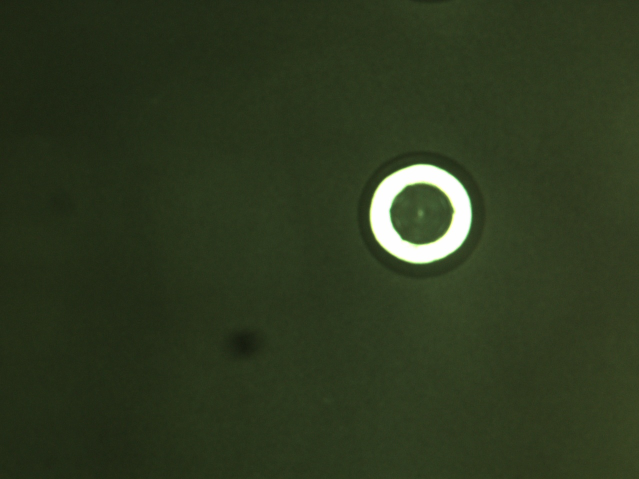
#> input picture RAV/luukhanh91/Desktop/camera_1/camera_1/01.jpg, 1278 x 958 px, given in place of 0009cut.jpg, which was not available (shown at 1/2 size)
$ python 'test_matching_camera .py'   (Python 2 division)
#> lines starting #> are read from the running program, lines starting #| are printed output that depends on the picture; pictures that were not available may be replaced by others from this repository, and a replacement may not be noted
import cv2
import numpy as np
img = cv2.imread("/home/tranthang/Desktop/camera_1/cut_image/0009cut.jpg", cv2.IMREAD_GRAYSCALE)  # queryiamge
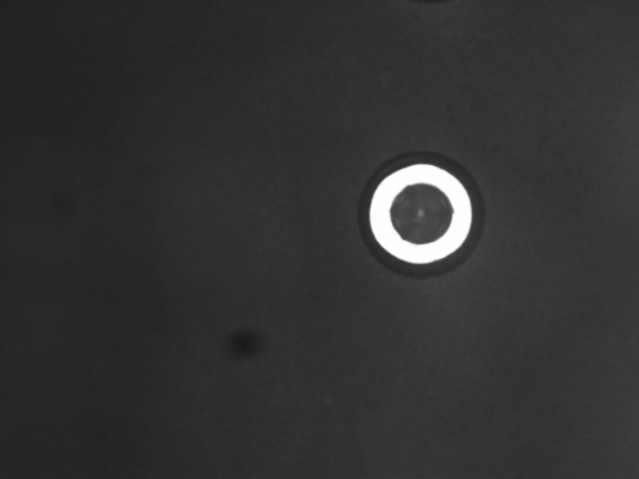
#> img: shape (958, 1278) (shown at 1/2 size); min 22, max 255, mean 50.4
cap = cv2.imread('03.jpg')
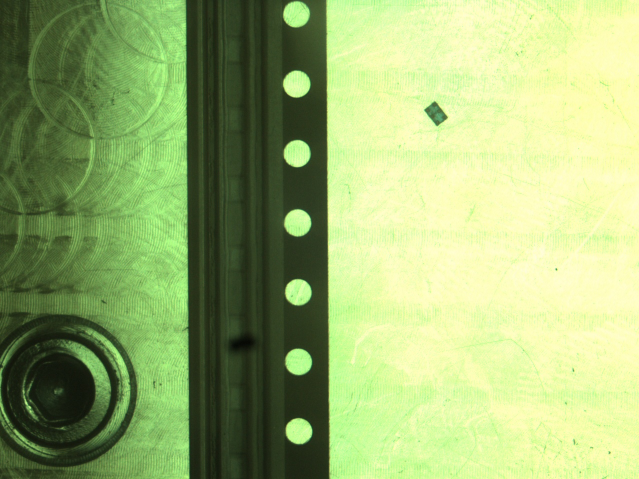
#> input picture RAV/luukhanh91/Desktop/camera_1/camera_1/03.jpg, 1278 x 958 px (shown at 1/2 size)
#> cap is the input picture: shape (958, 1278, 3); mean B, G, R 114.3, 178.2, 155.8
sift = cv2.xfeatures2d.SIFT_create()
kp_image, desc_image = sift.detectAndCompute(img, None)
#> kp_image = 13 keypoints; strongest (x, y, size): (843, 428, 60.3), (841, 430, 169.6), (813, 488, 10), (841, 426, 8.7)
# Feature matching
index_params = dict(algorithm=0, trees=5)
search_params = dict()
flann = cv2.FlannBasedMatcher(index_params, search_params)
#_, frame = cap.read()
frame=cap
grayframe = cv2.cvtColor(frame, cv2.COLOR_BGR2GRAY)  # trainimage
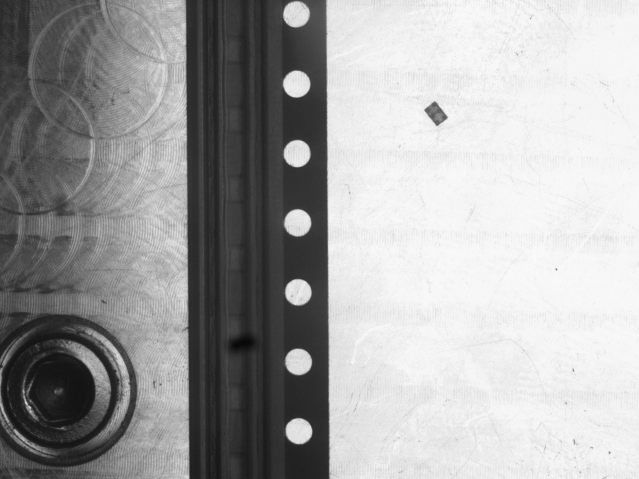
#> grayframe: shape (958, 1278) (shown at 1/2 size); min 6, max 251, mean 164.2
kp_grayframe, desc_grayframe = sift.detectAndCompute(grayframe, None)
#> kp_grayframe = 1845 keypoints; strongest (x, y, size): (597, 862, 32.8), (592, 169, 33.4), (594, 307, 33.6), (596, 724, 33.1)
matches = flann.knnMatch(desc_image, desc_grayframe, k=2)
#> matches = 13 matches
good_points = []
for m, n in matches:
    if m.distance < 0.6 * n.distance:
        good_points.append(m)
#> this loop made 13 passes
#> after the loop, good_points = []
query_pts = np.float32([kp_image[m.queryIdx].pt for m in good_points]).reshape(-1, 1, 2)
#> query_pts = empty array
train_pts = np.float32([kp_grayframe[m.trainIdx].pt for m in good_points]).reshape(-1, 1, 2)
#> train_pts = empty array
#> (the run stopped early here; a loop or call above may not have finished)
